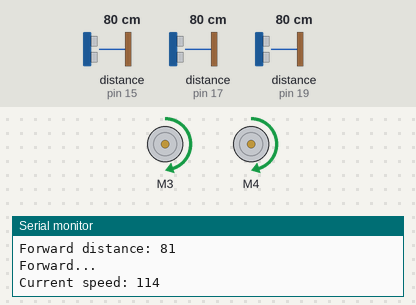
A sketch run on a simulated Arduino Mega 2560, built with avr-gcc and run on an emulated ATmega2560. Shown: 2 × DC motor (green arrow = forward, orange = backward, longer = faster), the last lines printed to the serial monitor. The inputs (shaded band) are chosen by the test bench; at power-on: distance to the obstacle (sensors on pin 15, pin 17, pin 19) 80 cm. The echo pulse lasts 58.3 µs per cm; random numbers use the default seed unless the sketch sets one.

Above: at 1.27 s.
1.3 s: distance to the obstacle (sensor on pin 15) set to 43 cm
4.3 s: distance to the obstacle (sensor on pin 15) set to 38 cm
At 4.47 s:
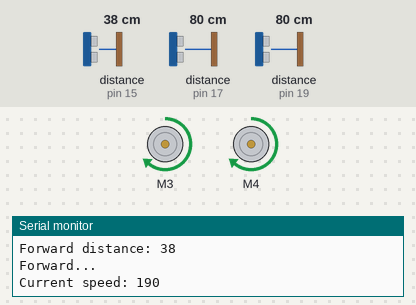
7.3 s: distance to the obstacle (sensor on pin 15) set to 23 cm
10.3 s: distance to the obstacle (sensor on pin 15) set to 18 cm
At 10.88 s:
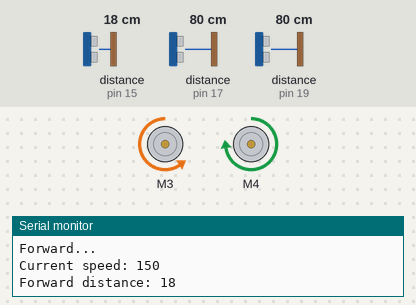
At 13.2 s:
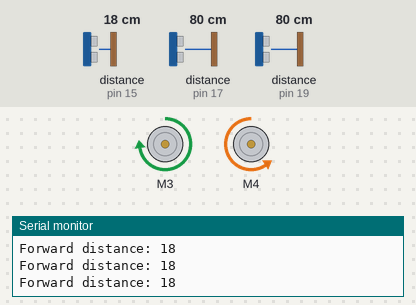
13.3 s: distance to the obstacle (sensor on pin 15) set to 250 cm
14.8 s: distance to the obstacle (sensor on pin 15) set to 203 cm
16.3 s: distance to the obstacle (sensor on pin 15) set to 198 cm
At 18.5 s:
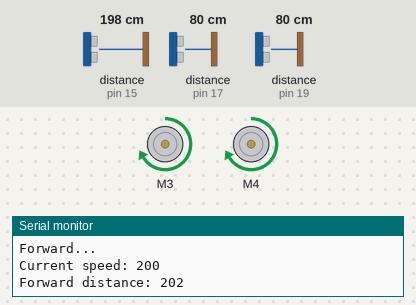
Timing chart, 0 to 20.0 s (numbered marks = the images above; inputs shaded):
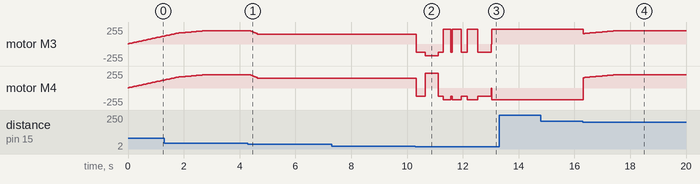

The sketch:

AFMotorTest.ino
```cpp
#include <AFMotor.h>
#include <SoftwareSerial.h>
#include <NewPing.h>

#define BT_TX_PIN 3
#define BT_RX_PIN 10

#define TRIGGER_PIN  14  // Arduino pin tied to trigger pin on the ultrasonic sensor.
#define ECHO_PIN     15  // Arduino pin tied to echo pin on the ultrasonic sensor.
#define MAX_DISTANCE 500 // Maximum distance we want to ping for (in centimeters). Maximum sensor distance is rated at 400-500cm.

#define MODERATE_SPEED 200
#define REVERSE_SPEED  125
#define TURNING_SPEED 225
#define TOP_SPEED  255
#define MIN_SPEED  150

#define SONAR_NUM     3 // Number or sensors.
#define MAX_DISTANCE 200 // Maximum distance (in cm) to ping.
#define PING_INTERVAL 33 // Milliseconds between sensor pings (29ms is about the min to avoid cross-sensor echo).

#define INVALID_DISTANCE -1

NewPing forwardSonar(14,15, MAX_DISTANCE); // Forward sonar
NewPing leftSonar(16,17, MAX_DISTANCE); // Left sonar
NewPing rightSonar(18,19, MAX_DISTANCE);  // Right sonar

AF_DCMotor leftMotor(3);
AF_DCMotor rightMotor(4);


SoftwareSerial BTSerial(BT_RX_PIN, BT_TX_PIN);

void setup()
{
  Serial.begin(9600);
  BTSerial.begin(9600);
}

boolean movingBack = false;

int prevDistance = 0;
int currentSpeed = -1;

void loop()
{

  /*if (BTSerial.available() > 0){
     Serial.println(BTSerial.read());
  }
  return;*/

  int forwardDistance = forwardSonar.ping_cm();

  if(forwardDistance == 0) return;

  Serial.print("Forward distance: ");
  Serial.println(forwardDistance);

  // Move the Rover
  if(prevDistance == -1){
    prevDistance = forwardDistance;
  }
  if(forwardDistance > 20){
   if(movingBack){
      brake();
      movingBack = false;
    }
    forward(forwardDistance);
    prevDistance = forwardDistance;
  }
  else {
    if(!movingBack){
      movingBack = true;
      brake();
    }

    reverse();
    brake();

    int leftDistance = leftSonar.ping_cm();
    int rightDistance = rightSonar.ping_cm();

    // randomly turn right or left
    if(leftDistance > rightDistance){
      turnLeft();
    }
    else if (leftDistance < rightDistance){
      turnRight();
    }
    else {
      randomTurn();
    }
    //    delay(500);

  }
}

void randomTurn(){
  if (random(2) == 0) {
    turnLeft();
  }
  else {
    turnRight();
  }
}

void forward(int currentDistance){
  // start slow and increase speed
  Serial.println("Forward...");
  if(currentSpeed == 0){
    currentSpeed = MIN_SPEED;
  }
  if(currentDistance > 40){ // increase speed
   if(currentSpeed < MODERATE_SPEED){
   if(currentSpeed < MIN_SPEED + 10){
   currentSpeed += 5;
   } else {
   currentSpeed += 2;
   }
   }
   // currentSpeed = MODERATE_SPEED;
   }
   else { // reduce speed
   if(currentSpeed > MIN_SPEED){
   currentSpeed -= 10;
   }
   }
  //currentSpeed = 80;
  Serial.print("Current speed: ");
  Serial.println(currentSpeed);

  leftMotor.setSpeed(currentSpeed);
  rightMotor.setSpeed(currentSpeed);
  leftMotor.run(FORWARD);
  rightMotor.run(FORWARD);
}

void reverse(){
  //  Serial.println("Reverse...");
  leftMotor.setSpeed(REVERSE_SPEED);
  rightMotor.setSpeed(REVERSE_SPEED);
  leftMotor.run(BACKWARD);
  rightMotor.run(BACKWARD);
  delay(random(500));
}

void brake(){
  leftMotor.setSpeed(0);
  rightMotor.setSpeed(0);
  leftMotor.run(BRAKE);
  rightMotor.run(BRAKE);
  currentSpeed = 0;
}

void turnLeft(){
  turn(leftMotor, rightMotor);
}

void turnRight(){
  turn(rightMotor, leftMotor);
}

void turn(AF_DCMotor &leftMotor, AF_DCMotor &rightMotor){
  leftMotor.setSpeed(TURNING_SPEED);
  rightMotor.setSpeed(TURNING_SPEED - 50);
  leftMotor.run(FORWARD);
  rightMotor.run(BACKWARD);
  delay(random(600));
}
```

Measured:
- the behaviour switches between 41 and 40 cm on distance to the obstacle (sensor on pin 15) (found by bisection; images 0 and 1)
- the behaviour switches between 21 and 20 cm on distance to the obstacle (sensor on pin 15) (found by bisection; images 1 and 2)
- after the input at 4.3 s, motor M3, motor M4: forward 200/255 → forward 150/255 after 0.11 s
- after the input at 13.3 s, every drawn part: stays the same
- after the input at 14.8 s, every drawn part: stays the same
- after the input at 16.3 s, motor M4: moves from backward 175/255 to forward 200/255 over 1.2 s, starting at once
